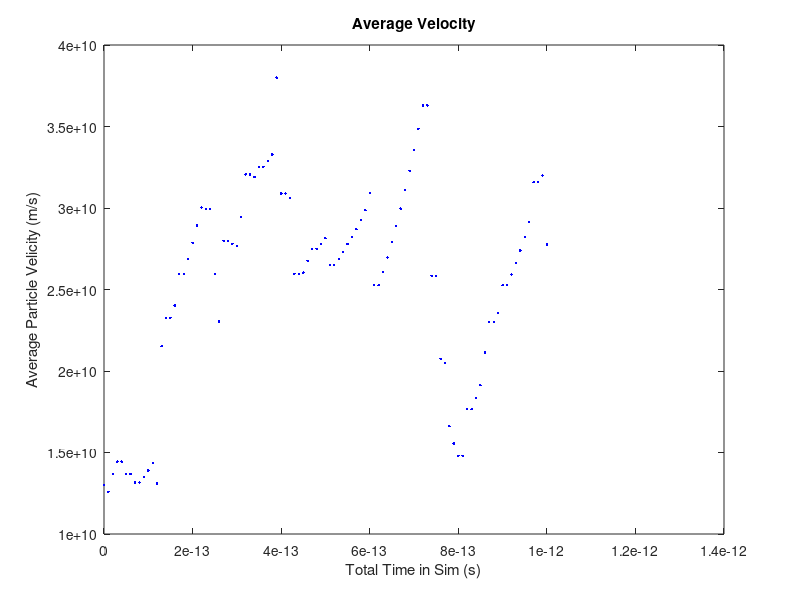
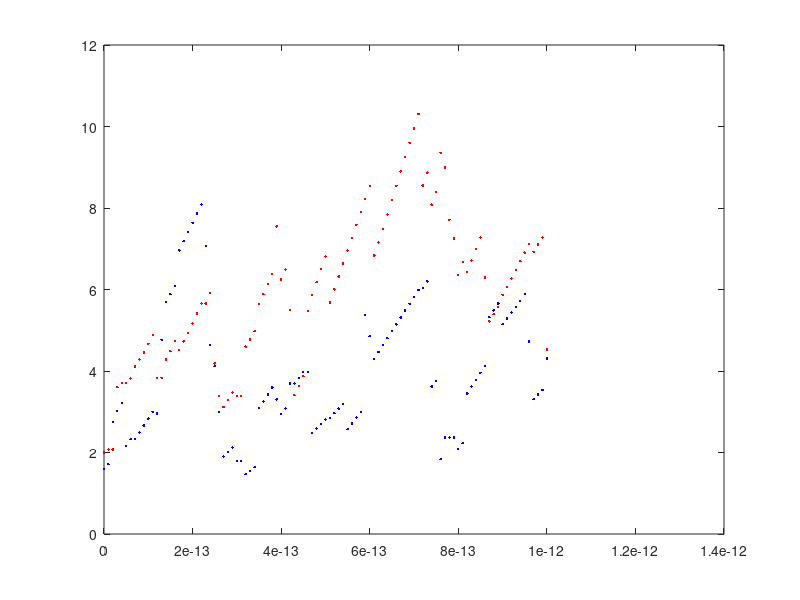
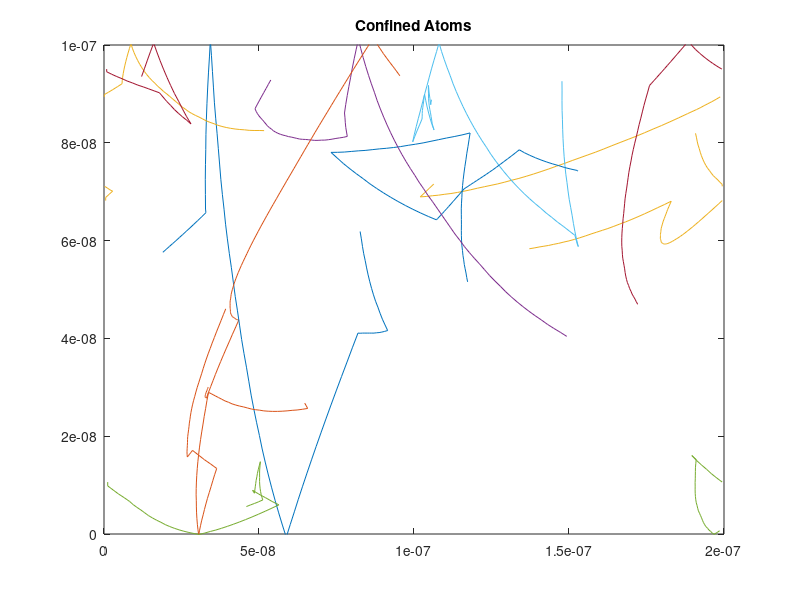
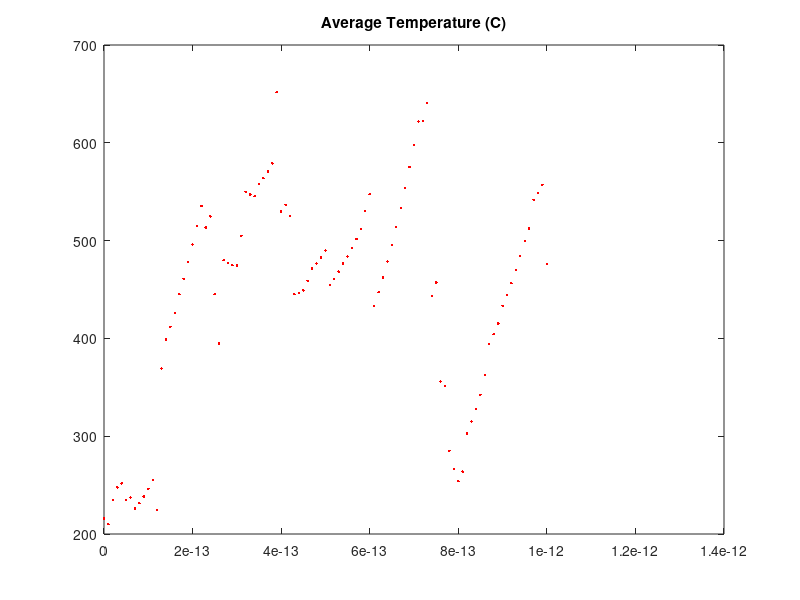

Here is the MATLAB script that generated these plots, in order:
clc
clear

q = 1.602E-19;
mo = 9.11e-31;
mn = 0.26*mo;
kb = 1.381e-23;
T = 300;
Pscat = 1-exp(-1e-14/0.2e-12);
Vx = 0.5;
Vy = 0.2;
Efieldx = Vx/2E-7; %E=v/m
Forcex = Efieldx*q;
Efieldy = Vy/1E-7; %E=v/m
Forcey = Efieldy*q;
Vavg = 0;

%Acceleration Due to Efield
accelx = Forcex/mo;
accely = Forcey/mo;

%Initialise the particles
initialX = 200e-9*rand(10,1);
initialY = 100e-9*rand(10,1);
axis ([0 200e-9 0 100e-9])

%Initialise angles
angleRad = 2*pi*rand(10,1);

%Set velocity
vth = sqrt((kb*T)/mn);

%Maxwell Boltzman Inital Velocity
MD1 = randn(10,1).*(vth/sqrt(2));
MD2 = randn(10,1).*(vth/sqrt(2));
MaxwellBoltzman = sqrt((MD1).^2+(MD2).^2);
initialRV = MaxwellBoltzman;

% figure(1)
% velocity = histogram(initialRV,20);

scat = 0;


velocityX = initialRV.*cos(angleRad);
velocityY = initialRV.*sin(angleRad);

newX = initialX + velocityX*1e-14;
newY = initialY + velocityY*1e-14;


for time = 0:1e-14:1e-12
   
    
    %Check for Scatter
    Escat = rand(10,1) < Pscat;
     if newX(Escat) > 0
        %Rethermalize
        MD1 = randn(10,1).*(vth/sqrt(2));
        MD2 = randn(10,1).*(vth/sqrt(2));
        MaxwellBoltzman = sqrt((MD1).^2+(MD2).^2);
        initialRV = MaxwellBoltzman;

        %Find New Velocities
%         voldX = velocityx;
%         vnewX = (accel)*1E-14 + voldX;
        angleRad = 2*pi*rand(10,1);
        velocityX(Escat) = initialRV(Escat).*cos(angleRad(Escat)) + (accelx*1E-14);
        velocityY(Escat) = initialRV(Escat).*sin(angleRad(Escat)) + (accely*1E-14);
        
         %Find new positions
         newX = initialX + velocityX*1e-14;
         newY = initialY + velocityY*1e-14;
        
%         figure(1)
%         velocity = histogram(initialRV,25);

        %Mean Free Path/Time Between Collisions
        Vavgold = Vavg;
        scat = scat+ sum(Escat);
        tauMN = (time*10)/scat;
        Vavg = mean((velocityX.^2) + (velocityY.^2));
       
        MFP = tauMN*Vavg;
        

%  
%         figure(2)
%         subplot(2,1,1)
%         title('Mean Free Time')
%         xlabel('Total Time in Sim (s)')
%         ylabel('Mean Free Time (s)')
%         plot(time, tauMN, 'b.')
%         hold on
%         
%         figure(2)
%         subplot(2,1,2)
%         xlabel('Total Time in Sim (s)')
%         ylabel('Mean Free Path (m)')
%         title('Mean Free Path')
%         plot(time, MFP, 'g.')
%         hold on
        
     else
        Vavgold = Vavg;
        Vavg = mean((velocityX.^2) + (velocityY.^2));
      
        velocityX = velocityX + accelx*1e-14;
        velocityY = velocityY + accely*1e-14;
         %Find new positions
         newX = initialX + velocityX*1e-14 + (accelx*(1E-14^2));
         newY = initialY + velocityY*1e-14 + (accely*(1E-14^2));
        
         
     end
     
%      Vavgold = Vavg;
     
    %Track Average Velocity
    figure(1)
    title('Average Velocity')
    xlabel('Total Time in Sim (s)')
    ylabel('Average Particle Velicity (m/s)')
    plot(time, Vavg, 'b.')
%     plot([time-1e-14 time], [Vavgold Vavg], 'b')
    hold on
     
    
    %Find Drift Current Density
    PDCX = velocityX >= 0;
    driftElecX = sum(velocityX(PDCX))*q;
    Jx = driftElecX/(1e-7*2e-7); 
    
    PDCY = velocityY >= 0;
    driftElecY = sum(velocityY(PDCY))*q;
    Jy = driftElecY/(2e-7*1e-7); 
    
    figure(2)
    plot(time, Jx, 'r.', time, Jy, 'b.') 
    hold on
    
    %Find temperature
    Vavg = mean((velocityX.^2) + (velocityY.^2));
    T = (mn*Vavg)/(kb);


    %Check X boundary conditions
    [NH,IH] = max(newX);
    [NL,IL] = min(newX);
    
    upperX = newX >= 200e-9;
    newX(upperX)= newX(upperX)-200e-9;
    initialX(upperX) = newX(upperX);
    
    lowX = newX <= 0;
    newX(lowX) = newX(lowX)+200e-9;
    initialX(lowX) = newX(lowX);
        
    
    
    %Check Y boundary conditions
    [NumH,IndexH] = max(newY);
    [NumL,IndexL] = min(newY);
    
    upperY = newY >= 100e-9;
    velocityY(upperY)= -velocityY(upperY);
    
    lowY = newY <= 0;
    velocityY(lowY) = -velocityY(lowY);
    
    
   
    
    xp = [initialX newX];
    yp = [initialY newY];
    c =  lines(10);

    figure(3)
    title('Confined Atoms');
    P = plot(xp.', yp.');
    set(P, {'color'}, num2cell(c,2));    
    hold on

    axis ([0 200e-9 0 100e-9])
    
    
    figure(4)
    title('Average Temperature (C)');
    plot(time, T, 'r.')
    hold on  
    
        %Density Plots
    
    x = linspace(0, 2e-7,100);
    y = linspace(0, 1e-7,100);
    [X,Y] = meshgrid(x,y);
    
%     for i = 0:x
%         for j = 0:y
%             if particle
    
    figure(5)
    title('Electron Density')
    pos = meshgrid(newX, newY);
%     map = meshgrid(pos, substrate);
    surf(X,Y)

 
    initialX = newX;
    initialY = newY;
    
    
    pause(0.001)
    time

end








hold off
